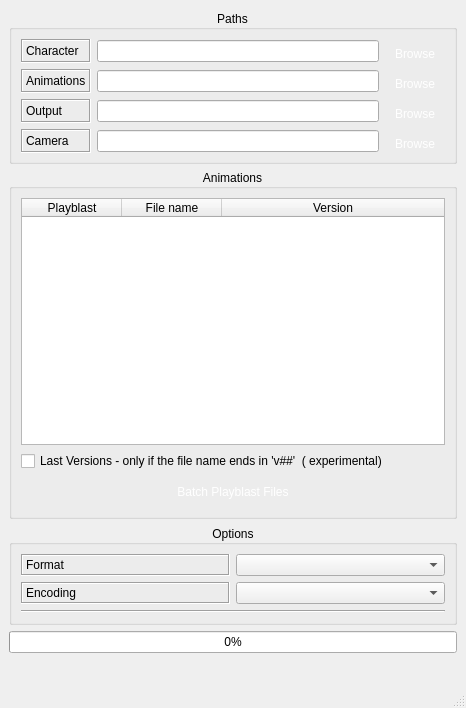
<?xml version="1.0" encoding="UTF-8"?>
<ui version="4.0">
 <class>bdMultiBlastWin</class>
 <widget class="QMainWindow" name="bdMultiBlastWin">
  <property name="geometry">
   <rect>
    <x>0</x>
    <y>0</y>
    <width>466</width>
    <height>708</height>
   </rect>
  </property>
  <property name="windowTitle">
   <string>MainWindow</string>
  </property>
  <widget class="QWidget" name="centralwidget">
   <layout class="QVBoxLayout" name="verticalLayout_3">
    <item>
     <widget class="QGroupBox" name="groupBox">
      <property name="minimumSize">
       <size>
        <width>0</width>
        <height>154</height>
       </size>
      </property>
      <property name="maximumSize">
       <size>
        <width>16777215</width>
        <height>152</height>
       </size>
      </property>
      <property name="title">
       <string>Paths</string>
      </property>
      <property name="alignment">
       <set>Qt::AlignCenter</set>
      </property>
      <layout class="QVBoxLayout" name="verticalLayout_2">
       <item>
        <layout class="QGridLayout" name="gridLayout">
         <item row="2" column="2">
          <widget class="QPushButton" name="blastsPathBtn">
           <property name="styleSheet">
            <string notr="true">    QPushButton{
                                    color: white;
                                    border-radius: 4px;
                                    min-height: 30px;
                                    background-color: qlineargradient(x1: 0, y1: 0, x2: 0, y2: 1,
                                      stop: 0 #103050, stop: 1 #0d5ca6);
                                   }
    QPushButton:hover {
                                    color: white;
                                    background-color: qlineargradient(x1: 0, y1: 0, x2: 0, y2: 1,
                                      stop: 0 #13385d, stop: 1 #2570bb);
                                   }                                     
    QPushButton:pressed {
                                    color: white;
                                    background-color: qlineargradient(x1: 0, y1: 0, x2: 0, y2: 1,
                                      stop: 0 #0d5ca6, stop: 1 #2198c0);
                                   }  
    QPushButton:disabled{
                                    color: gray;
                                    background-color: qlineargradient(x1: 0, y1: 0, x2: 0, y2: 1,
                                      stop: 0 #616161, stop: 1 #292929);
                                   }</string>
           </property>
           <property name="text">
            <string>Browse</string>
           </property>
          </widget>
         </item>
         <item row="1" column="0">
          <widget class="QLabel" name="label">
           <property name="frameShape">
            <enum>QFrame::Box</enum>
           </property>
           <property name="frameShadow">
            <enum>QFrame::Sunken</enum>
           </property>
           <property name="text">
            <string>Animations</string>
           </property>
          </widget>
         </item>
         <item row="2" column="0">
          <widget class="QLabel" name="label_2">
           <property name="frameShape">
            <enum>QFrame::Box</enum>
           </property>
           <property name="frameShadow">
            <enum>QFrame::Sunken</enum>
           </property>
           <property name="text">
            <string>Output</string>
           </property>
          </widget>
         </item>
         <item row="1" column="2">
          <widget class="QPushButton" name="mayaFilesPathBtn">
           <property name="minimumSize">
            <size>
             <width>60</width>
             <height>30</height>
            </size>
           </property>
           <property name="autoFillBackground">
            <bool>false</bool>
           </property>
           <property name="styleSheet">
            <string notr="true">    QPushButton{
                                    color: white;
                                    border-radius: 4px;
                                    min-height: 30px;
                                    background-color: qlineargradient(x1: 0, y1: 0, x2: 0, y2: 1,
                                      stop: 0 #103050, stop: 1 #0d5ca6);
                                   }
    QPushButton:hover {
                                    color: white;
                                    background-color: qlineargradient(x1: 0, y1: 0, x2: 0, y2: 1,
                                      stop: 0 #13385d, stop: 1 #2570bb);
                                   }                                     
    QPushButton:pressed {
                                    color: white;
                                    background-color: qlineargradient(x1: 0, y1: 0, x2: 0, y2: 1,
                                      stop: 0 #0d5ca6, stop: 1 #2198c0);
                                   }  
    QPushButton:disabled{
                                    color: gray;
                                    background-color: qlineargradient(x1: 0, y1: 0, x2: 0, y2: 1,
                                      stop: 0 #616161, stop: 1 #292929);
                                   }</string>
           </property>
           <property name="text">
            <string>Browse</string>
           </property>
          </widget>
         </item>
         <item row="2" column="1">
          <widget class="QLineEdit" name="blastPath"/>
         </item>
         <item row="1" column="1">
          <widget class="QLineEdit" name="animPath"/>
         </item>
         <item row="4" column="1">
          <widget class="QLineEdit" name="camPath"/>
         </item>
         <item row="4" column="0">
          <widget class="QLabel" name="label_5">
           <property name="frameShape">
            <enum>QFrame::Box</enum>
           </property>
           <property name="frameShadow">
            <enum>QFrame::Sunken</enum>
           </property>
           <property name="text">
            <string>Camera</string>
           </property>
          </widget>
         </item>
         <item row="4" column="2">
          <widget class="QPushButton" name="camPathBtn">
           <property name="styleSheet">
            <string notr="true">    QPushButton{
                                    color: white;
                                    border-radius: 4px;
                                    min-height: 30px;
                                    background-color: qlineargradient(x1: 0, y1: 0, x2: 0, y2: 1,
                                      stop: 0 #103050, stop: 1 #0d5ca6);
                                   }
    QPushButton:hover {
                                    color: white;
                                    background-color: qlineargradient(x1: 0, y1: 0, x2: 0, y2: 1,
                                      stop: 0 #13385d, stop: 1 #2570bb);
                                   }                                     
    QPushButton:pressed {
                                    color: white;
                                    background-color: qlineargradient(x1: 0, y1: 0, x2: 0, y2: 1,
                                      stop: 0 #0d5ca6, stop: 1 #2198c0);
                                   }  
    QPushButton:disabled{
                                    color: gray;
                                    background-color: qlineargradient(x1: 0, y1: 0, x2: 0, y2: 1,
                                      stop: 0 #616161, stop: 1 #292929);
                                   }</string>
           </property>
           <property name="text">
            <string>Browse</string>
           </property>
          </widget>
         </item>
         <item row="0" column="0">
          <widget class="QLabel" name="label_6">
           <property name="frameShape">
            <enum>QFrame::Box</enum>
           </property>
           <property name="frameShadow">
            <enum>QFrame::Sunken</enum>
           </property>
           <property name="text">
            <string>Character</string>
           </property>
          </widget>
         </item>
         <item row="0" column="1">
          <widget class="QLineEdit" name="rigPath"/>
         </item>
         <item row="0" column="2">
          <widget class="QPushButton" name="rigPathBtn">
           <property name="styleSheet">
            <string notr="true">    QPushButton{
                                    color: white;
                                    border-radius: 4px;
                                    min-height: 30px;
                                    background-color: qlineargradient(x1: 0, y1: 0, x2: 0, y2: 1,
                                      stop: 0 #103050, stop: 1 #0d5ca6);
                                   }
    QPushButton:hover {
                                    color: white;
                                    background-color: qlineargradient(x1: 0, y1: 0, x2: 0, y2: 1,
                                      stop: 0 #13385d, stop: 1 #2570bb);
                                   }                                     
    QPushButton:pressed {
                                    color: white;
                                    background-color: qlineargradient(x1: 0, y1: 0, x2: 0, y2: 1,
                                      stop: 0 #0d5ca6, stop: 1 #2198c0);
                                   }  
    QPushButton:disabled{
                                    color: gray;
                                    background-color: qlineargradient(x1: 0, y1: 0, x2: 0, y2: 1,
                                      stop: 0 #616161, stop: 1 #292929);
                                   }</string>
           </property>
           <property name="text">
            <string>Browse</string>
           </property>
          </widget>
         </item>
        </layout>
       </item>
      </layout>
     </widget>
    </item>
    <item>
     <widget class="QGroupBox" name="groupBox_2">
      <property name="sizePolicy">
       <sizepolicy hsizetype="Preferred" vsizetype="MinimumExpanding">
        <horstretch>0</horstretch>
        <verstretch>0</verstretch>
       </sizepolicy>
      </property>
      <property name="minimumSize">
       <size>
        <width>0</width>
        <height>350</height>
       </size>
      </property>
      <property name="title">
       <string>Animations</string>
      </property>
      <property name="alignment">
       <set>Qt::AlignCenter</set>
      </property>
      <layout class="QVBoxLayout" name="verticalLayout">
       <item>
        <widget class="QTableWidget" name="mayaFilesTableWidget">
         <attribute name="horizontalHeaderStretchLastSection">
          <bool>true</bool>
         </attribute>
         <column>
          <property name="text">
           <string>Playblast</string>
          </property>
         </column>
         <column>
          <property name="text">
           <string>File name</string>
          </property>
         </column>
         <column>
          <property name="text">
           <string>Version</string>
          </property>
         </column>
        </widget>
       </item>
       <item>
        <widget class="QCheckBox" name="lastVersion">
         <property name="enabled">
          <bool>true</bool>
         </property>
         <property name="text">
          <string>Last Versions - only if the file name ends in 'v##'  ( experimental)</string>
         </property>
         <property name="checked">
          <bool>false</bool>
         </property>
        </widget>
       </item>
       <item>
        <widget class="QPushButton" name="playblastBtn">
         <property name="styleSheet">
          <string notr="true">    QPushButton{
                                    color: white;
                                    border-radius: 4px;
                                    min-height: 30px;
                                    background-color: qlineargradient(x1: 0, y1: 0, x2: 0, y2: 1,
                                      stop: 0 #103050, stop: 1 #0d5ca6);
                                   }
    QPushButton:hover {
                                    color: white;
                                    background-color: qlineargradient(x1: 0, y1: 0, x2: 0, y2: 1,
                                      stop: 0 #13385d, stop: 1 #2570bb);
                                   }                                     
    QPushButton:pressed {
                                    color: white;
                                    background-color: qlineargradient(x1: 0, y1: 0, x2: 0, y2: 1,
                                      stop: 0 #0d5ca6, stop: 1 #2198c0);
                                   }  
    QPushButton:disabled{
                                    color: gray;
                                    background-color: qlineargradient(x1: 0, y1: 0, x2: 0, y2: 1,
                                      stop: 0 #616161, stop: 1 #292929);
                                   }</string>
         </property>
         <property name="text">
          <string>Batch Playblast Files</string>
         </property>
        </widget>
       </item>
      </layout>
     </widget>
    </item>
    <item>
     <widget class="QGroupBox" name="playblastOptionGrp">
      <property name="sizePolicy">
       <sizepolicy hsizetype="Minimum" vsizetype="Preferred">
        <horstretch>0</horstretch>
        <verstretch>0</verstretch>
       </sizepolicy>
      </property>
      <property name="minimumSize">
       <size>
        <width>0</width>
        <height>100</height>
       </size>
      </property>
      <property name="title">
       <string>Options</string>
      </property>
      <property name="alignment">
       <set>Qt::AlignCenter</set>
      </property>
      <layout class="QVBoxLayout" name="verticalLayout_4">
       <item>
        <layout class="QGridLayout" name="gridLayout_2">
         <item row="0" column="0">
          <widget class="QLabel" name="label_3">
           <property name="frameShape">
            <enum>QFrame::Box</enum>
           </property>
           <property name="frameShadow">
            <enum>QFrame::Sunken</enum>
           </property>
           <property name="text">
            <string>Format</string>
           </property>
          </widget>
         </item>
         <item row="0" column="1">
          <widget class="QComboBox" name="formatComboBox">
           <property name="frame">
            <bool>true</bool>
           </property>
          </widget>
         </item>
         <item row="1" column="0">
          <widget class="QLabel" name="label_4">
           <property name="frameShape">
            <enum>QFrame::Box</enum>
           </property>
           <property name="frameShadow">
            <enum>QFrame::Sunken</enum>
           </property>
           <property name="text">
            <string>Encoding</string>
           </property>
          </widget>
         </item>
         <item row="1" column="1">
          <widget class="QComboBox" name="encodingComboBox"/>
         </item>
        </layout>
       </item>
       <item>
        <widget class="Line" name="line">
         <property name="orientation">
          <enum>Qt::Horizontal</enum>
         </property>
        </widget>
       </item>
      </layout>
     </widget>
    </item>
    <item>
     <widget class="QProgressBar" name="progressBar">
      <property name="value">
       <number>0</number>
      </property>
      <property name="textVisible">
       <bool>true</bool>
      </property>
     </widget>
    </item>
    <item>
     <spacer name="verticalSpacer">
      <property name="orientation">
       <enum>Qt::Vertical</enum>
      </property>
      <property name="sizeHint" stdset="0">
       <size>
        <width>20</width>
        <height>0</height>
       </size>
      </property>
     </spacer>
    </item>
   </layout>
  </widget>
  <widget class="QStatusBar" name="statusbar"/>
  <action name="actionCopy_To_Preview">
   <property name="text">
    <string>Copy To Preview</string>
   </property>
  </action>
 </widget>
 <tabstops>
  <tabstop>rigPath</tabstop>
  <tabstop>animPath</tabstop>
  <tabstop>blastPath</tabstop>
  <tabstop>camPath</tabstop>
  <tabstop>rigPathBtn</tabstop>
  <tabstop>blastsPathBtn</tabstop>
  <tabstop>mayaFilesPathBtn</tabstop>
  <tabstop>camPathBtn</tabstop>
  <tabstop>playblastBtn</tabstop>
  <tabstop>formatComboBox</tabstop>
  <tabstop>encodingComboBox</tabstop>
 </tabstops>
 <resources/>
 <connections/>
</ui>
